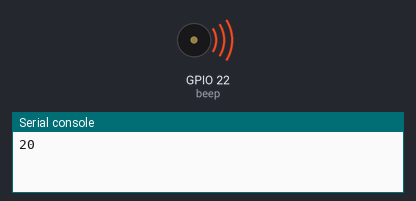
Recording of a program running on a simulated ESP32 board running MicroPython. Parts: buzzer (waves = sounding), the last lines printed to the serial console. At 13.1 s the program stops and its outputs stay as they are.

Above: at 0.1 s.
At 13.1 s:
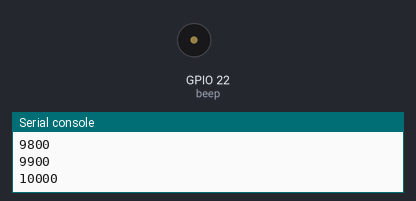
Timing chart, 0 to 14.6 s (numbered marks = the images above):
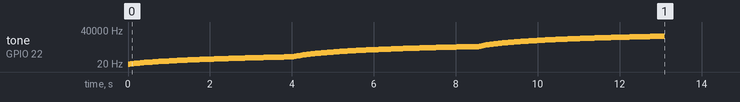

The program:

PMW__.py
```python
#导入Pin模块
from machine import Pin
import time
from machine import PWM

a=19
#程序入口
while a<100:
    a+=1
    beep=PWM(Pin(22),freq=a,duty=512)
    time.sleep_ms(50)
    beep=PWM(Pin(22),freq=a,duty=0)
    print(a)
while a<1000:
    a+=10
    beep=PWM(Pin(22),freq=a,duty=512)
    time.sleep_ms(50)
    beep=PWM(Pin(22),freq=a,duty=0)
    print(a)
while a<10000:
    a+=100
    beep=PWM(Pin(22),freq=a,duty=512)
    time.sleep_ms(50)
    beep=PWM(Pin(22),freq=a,duty=0)
    print(a)
        
```

Measured:
- by itself, tone on GPIO 22 (beep): plays 20 Hz for 0.05 s, 21 Hz for 0.05 s, 22 Hz for 0.05 s, 23 Hz for 0.05 s, 24 Hz for 0.05 s, 25 Hz for 0.05 s … (261 notes in this stretch)
